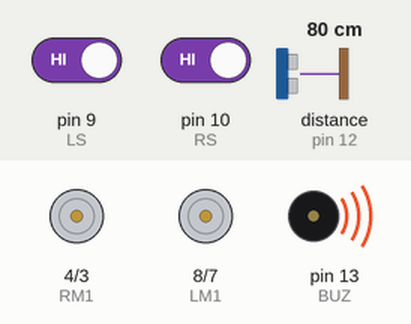
The sketch below on a simulated Arduino Uno, built with avr-gcc and run on an emulated ATmega328P. Shown: motor-driver pin pairs drawn as motors (green arrow = first pin HIGH = forward, orange = second pin HIGH = backward, longer = more drive, scaled by the enable pin), buzzer (waves = sounding, pin HIGH). Wiring (inferred from the names in the program): ultrasonic range finder: trigger pin 11; echo pin 12. The test bench sets the inputs (shaded band); at power-on: pin 9 (LS) HIGH, pin 10 (RS) HIGH, distance to the obstacle (sensor on pin 12) 80 cm. The echo pulse lasts 58.3 µs per cm; pins used as bus, display or sensor lines are not drawn.

Above: at 1.2 s.
1.3 s: pin 9 (LS) driven LOW
At 2.2 s:
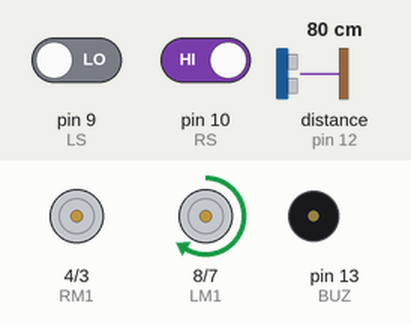
2.8 s: pin 10 (RS) driven LOW
At 3.9 s:
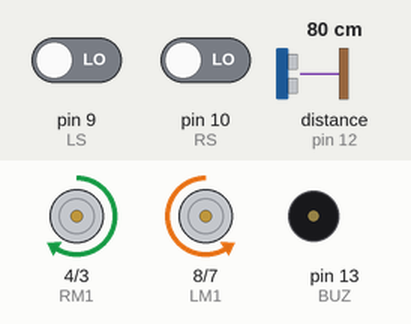
4.3 s: pin 9 (LS) driven HIGH
At 5.5 s:
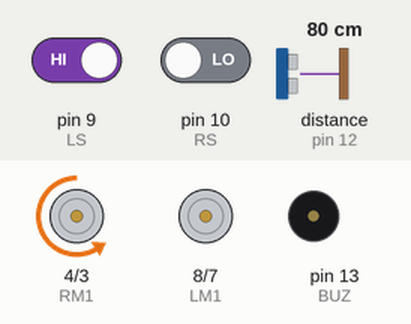
5.8 s: distance to the obstacle (sensor on pin 12) set to 17 cm
7.3 s: distance to the obstacle (sensor on pin 12) set to 14 cm
At 8.5 s:
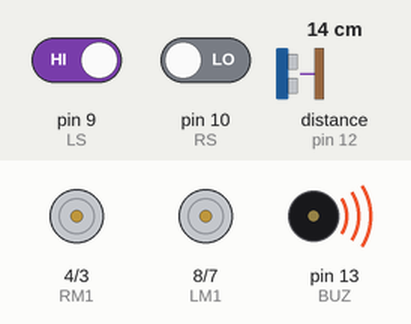
8.8 s: distance to the obstacle (sensor on pin 12) set to 18 cm
At 9.1 s:
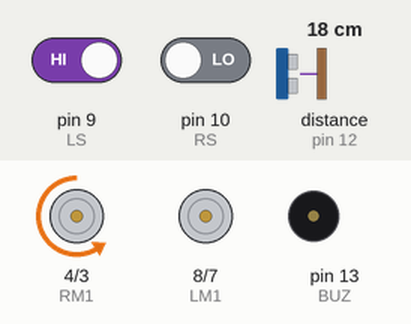
Timing chart, 0 to 11.3 s (numbered marks = the images above; inputs shaded):
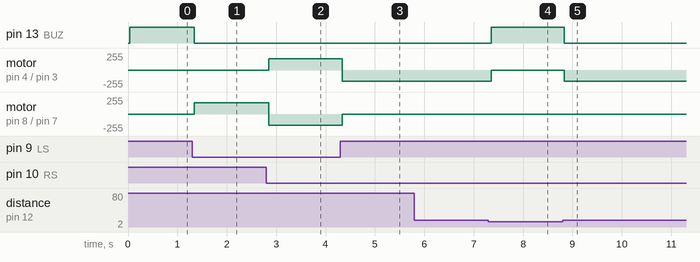

Measured:
- the behaviour switches between 16 and 15 cm on distance to the obstacle (sensor on pin 12) (found by bisection; images 3 and 4)
- after the input at 1.3 s, pin 13 (BUZ): HIGH → LOW at once; motor on pin 8 (LM1) / pin 7 (LM2): stopped → forward 170/255 at once
- after the input at 2.8 s, motor on pin 4 (RM1) / pin 3 (RM2): stopped → forward 170/255 after 0.05 s; motor on pin 8 (LM1) / pin 7 (LM2): forward 170/255 → backward 170/255 after 0.05 s
- after the input at 4.3 s, motor on pin 4 (RM1) / pin 3 (RM2): forward 170/255 → backward 170/255 at once; motor on pin 8 (LM1) / pin 7 (LM2): backward 170/255 → stopped at once
- after the input at 5.8 s, every drawn part: stays the same
- after the input at 7.3 s, pin 13 (BUZ): LOW → HIGH after 0.06 s; motor on pin 4 (RM1) / pin 3 (RM2): backward 170/255 → stopped after 0.06 s
- after the input at 8.8 s, pin 13 (BUZ): HIGH → LOW at once; motor on pin 4 (RM1) / pin 3 (RM2): stopped → backward 170/255 at once

The sketch:

LINE_FOLLOWER_ROBOT.ino
```cpp
//INFRARED SENSOR CONNECTION
#define LS 9      // left sensor
#define RS 10      // right sensor

//L298 MOTOR DRIVER CONNECTIONS
#define LM1 8       // left motor forward
#define LM2 7      // left motor  reverse
#define RM1 4     // right motor forward
#define RM2 3    // right motor reverse
#define ENA 5      // ena pin
#define ENB 6       // enb pin
#define BUZ 13      // BUZZER

//HC-SR04 ULTRASONIC Sensor connection
  const int trigPin = 11;               // TRIGGER pin
  const int echoPin = 12;               // ECHO pin

  int stop_distance = 15;               // Distance at which the object can be detected

  long duration;
  int distance;


void setup()                              // DEFINING THE INPUT AND OUTPUT PINS
{
  pinMode(LS, INPUT);
  pinMode(RS, INPUT);
  pinMode(LM1, OUTPUT);
  pinMode(LM2, OUTPUT);
  pinMode(RM1, OUTPUT);
  pinMode(RM2, OUTPUT);
  pinMode(ENA, OUTPUT);
  pinMode(ENB, OUTPUT);
  pinMode(BUZ, OUTPUT);
  pinMode(trigPin, OUTPUT);
  pinMode(echoPin, INPUT);
}


void loop()
{
  digitalWrite(trigPin, LOW);
  delayMicroseconds(2);
  digitalWrite(trigPin, HIGH);
  delayMicroseconds(10);
  digitalWrite(trigPin, LOW);                 //GENRATING FREQUENCY FOR THE ULTRASONIC SENSOR
  duration = pulseIn(echoPin, HIGH);
  distance= duration*0.034/2;                 // CALCULATING THE DISTANCE


  if(!(digitalRead(LS)) && !(digitalRead(RS)))     //TO Move Forward
  {
    delay(30);
    digitalWrite(LM1, LOW);
    digitalWrite(LM2, HIGH);
    analogWrite(ENA, 170);
    digitalWrite(RM1, HIGH);
    digitalWrite(RM2, LOW);
    analogWrite(ENB, 170);
    digitalWrite(BUZ, LOW);
  }

  if(digitalRead(LS) && (!(digitalRead(RS))))     // TO Turn LEFT
  {
    delay(30);
    digitalWrite(LM1, LOW);
    digitalWrite(LM2, HIGH);
    analogWrite(ENA, 170);
    digitalWrite(RM1, LOW);
    digitalWrite(RM2, HIGH);
    analogWrite(ENB, 0);
    digitalWrite(BUZ, LOW);
  }

  if(!(digitalRead(LS)) && digitalRead(RS))     //TO Turn RIGHT
  {

    delay(30);
    digitalWrite(LM1, HIGH);
    digitalWrite(LM2, LOW);
    analogWrite(ENA, 0);
    digitalWrite(RM1, HIGH);
    digitalWrite(RM2, LOW);
    analogWrite(ENB, 170);

    digitalWrite(BUZ, LOW);
  }

  if(digitalRead(LS) && digitalRead(RS))     //TO Stop
  {
    delay(30);
    digitalWrite(LM1, LOW);
    digitalWrite(LM2, LOW);
    analogWrite(ENA, 0);
    digitalWrite(RM1, LOW);
    digitalWrite(RM2, LOW);
    analogWrite(ENB, 0);
    digitalWrite(BUZ, HIGH);
  }


 if(distance < stop_distance)             //TO Check the distance between object and car and, stop the car
 {


    digitalWrite(LM1, LOW);
    digitalWrite(LM2, LOW);
    analogWrite(ENA, 0);
    digitalWrite(RM1, LOW);
    digitalWrite(RM2, LOW);
    analogWrite(ENB, 0);
    digitalWrite(BUZ, HIGH);


 }


}
```
